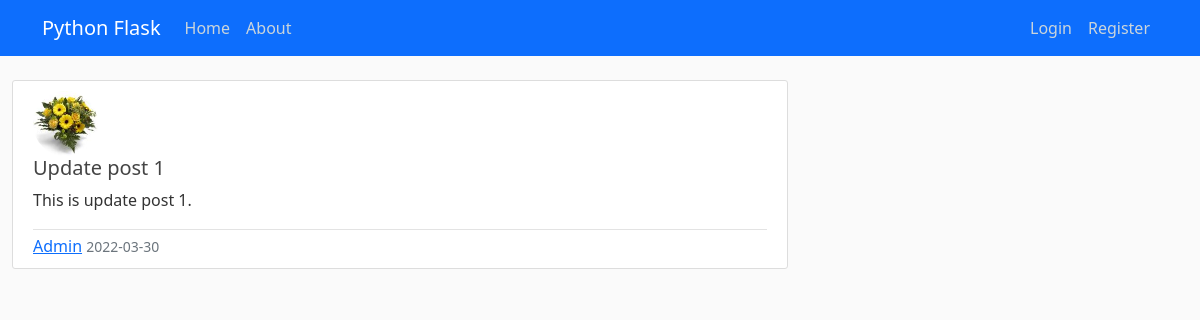
/post/1, run on the app's committed database.
### flaskblog/models.py (models this page shows, shortened)
class User(db.Model, UserMixin):
    id = db.Column(db.Integer, primary_key=True)
    username = db.Column(db.String(20), unique=True, nullable=False)
    email = db.Column(db.String(120), unique=True, nullable=False)
    image_file = db.Column(db.String(20), nullable=False, default='default.jpg')
    password = db.Column(db.String(60), nullable=False)
    posts = db.relationship('Post', backref='author', lazy=True)

class Post(db.Model):
    id = db.Column(db.Integer, primary_key=True)
    title = db.Column(db.String(100), nullable=False)
    date_posted = db.Column(db.DateTime, nullable=False, default=datetime.utcnow)
    content = db.Column(db.Text, nullable=False)
    user_id = db.Column(db.Integer, db.ForeignKey('user.id'), nullable=False)

### flaskblog/routes.py (the view)
@app.route("/post/<int:post_id>")
def post(post_id):
    post = Post.query.get_or_404(post_id)
    return render_template('post.html', title=post.title, post=post)

### flaskblog/templates/post.html (shortened to what this page needs)
{% extends "layout.html" %}
{% block content %}
    <article class="media content-section">
        <img class="rounded-circle article-img" src="{{ url_for('static', filename='pics/' + post.author.image_file) }}">
        <div class="media-body">
            <div class="article-metadata">
                <h5 class="article-title">{{ post.title }}</h5>
                <p class="article-content">{{ post.content }}</p>
            </div>
        <a class="mr-2" href="#">{{ post.author.username }}</a>
        <small class="text-muted">{{ post.date_posted.strftime('%Y-%m-%d') }}</small>
        </div>
    </article>
{% endblock content %}

### flaskblog/static/main.css (style rules this page uses)
body { background: #fafafa; color: #333333; margin-top: 5rem; }
h1, h2, h3, h4, h5, h6 { color: #444444; }
.content-section { background: #ffffff; padding: 10px 20px; border: 1px solid #dddddd; border-radius: 3px; margin-bottom: 20px; }
.article-title { color: #444444; }
.article-content { white-space: pre-line; }
.article-img { height: 65px; width: 65px; margin-right: 16px; }
.article-metadata { padding-bottom: 1px; margin-bottom: 4px; border-bottom: 1px solid #e3e3e3 }

### data on the page
User: image_file (picture), author.username "Admin"
Post: title "Update post 1", content "This is update post 1.", date_posted "2022-03-30"
